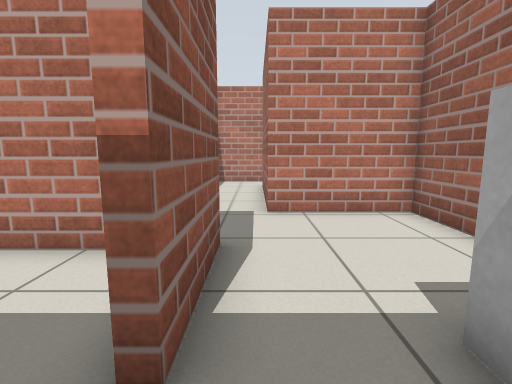
view 1 (above)

14 first-person views from a walk through a robot-simulator world made for Gazebo. The camera is 0.78 m above the floor, tilts 8° down and sees 85° across. The floor is counted in squares, 0.5 m on a side. Each view is taken from the middle of a square. On the plan, view 1 faces up. The plan holds only what a view shows up to about 14 squares ahead; the rest is blank.

view 2
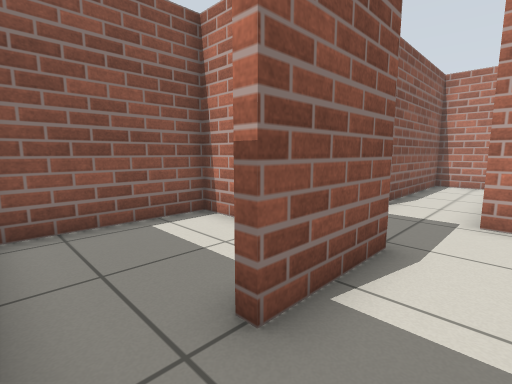

view 3
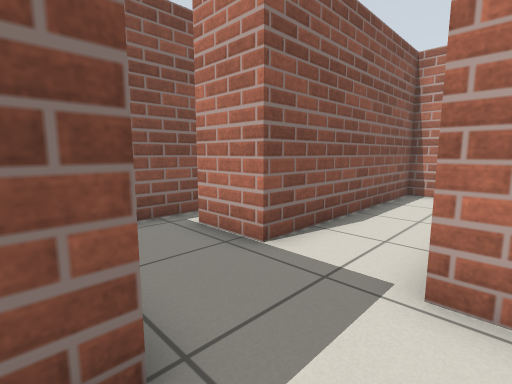

view 4
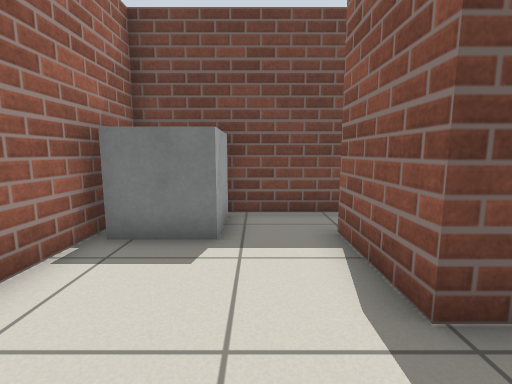

view 5
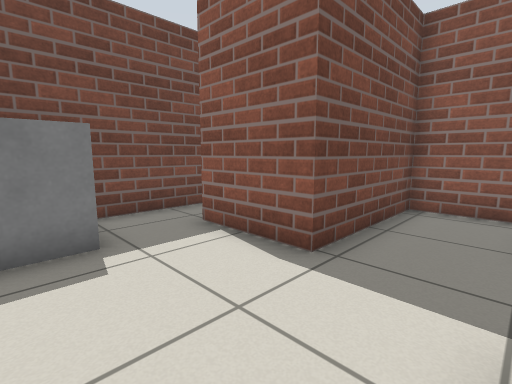

view 6
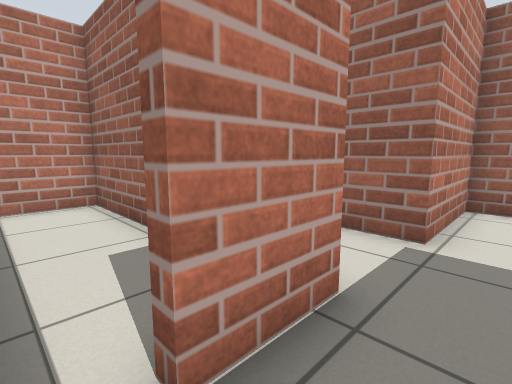

view 7
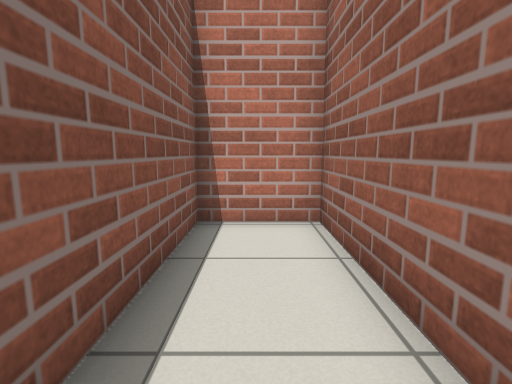

view 8
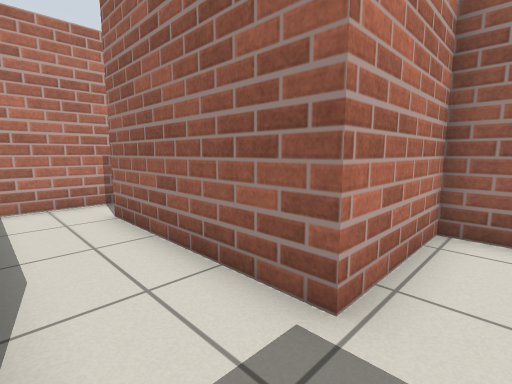

view 9
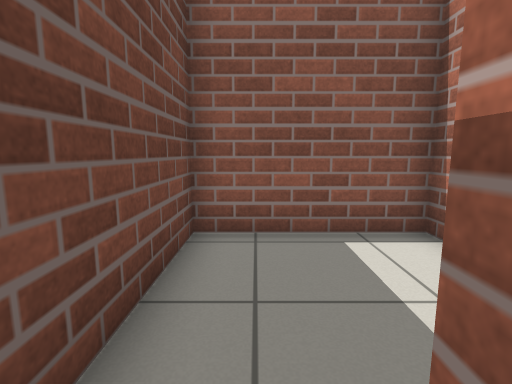

view 10
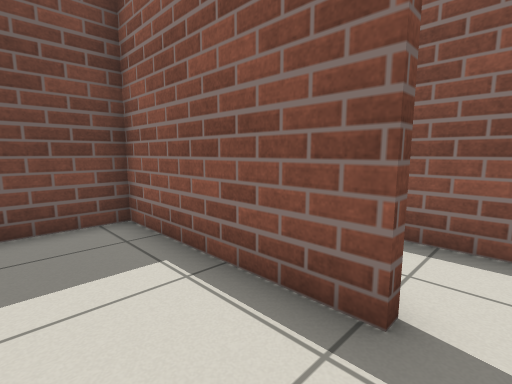

view 11
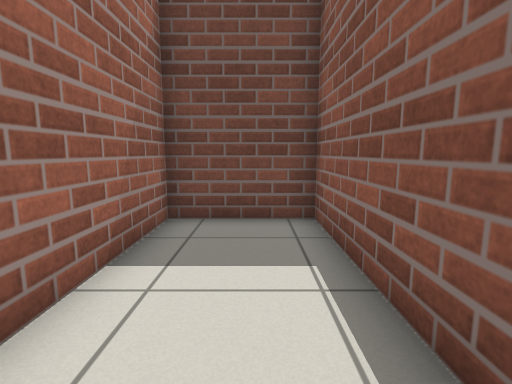

view 12
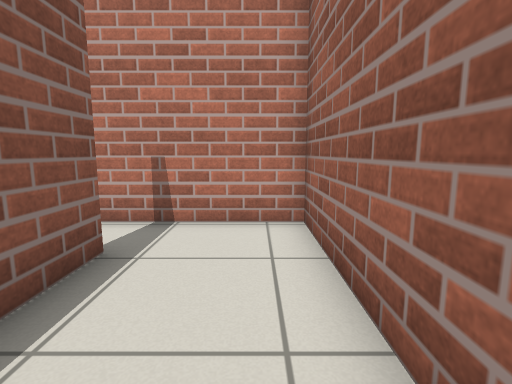

view 13
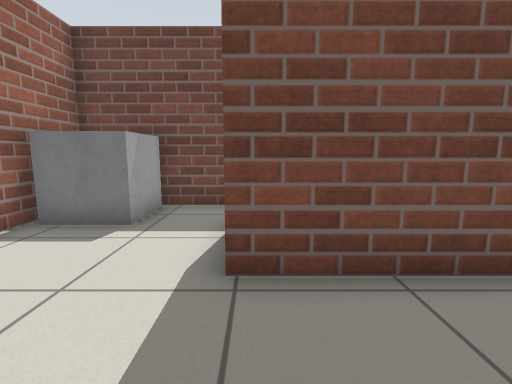

view 14
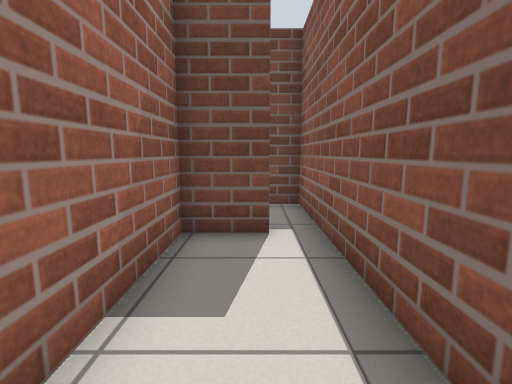

### Floor plan
Ten units are one square. View 1 is at (0, 0); x grows to the right and y downward. Boxes are objects, and circles mark ways between rooms. Rooms are numbered by the first view taken in them; rooms with no view inside come last. Other rooms are left out.
<svg viewBox="-58 -157 104 164">
<path fill="none" stroke="#000" d="M-53 -85 -53 -46 -6 -46 -6 -16 -10 -16M-16 2 41 2 41 -72 3 -72 3 -133M4 -152 -23 -152 -23 -74 -44 -74M-44 -77 -26 -77 -26 -152 -53 -152 -53 -85M6 -133 6 -75 41 -75 41 -152 4 -152M-24 -43 -53 -43 -53 2 -16 2"/>
<rect x="15" y="-25" width="20" height="20" fill="#bbb"><title>grey box</title></rect>
<circle cx="-50" cy="-80" r="3" fill="#2a7"/>
<circle cx="10" cy="-140" r="3" fill="#2a7"/>
<circle cx="-10" cy="-5" r="3" fill="#2a7"/>
<text x="0" y="-60">1</text>
<text x="-40" y="-120">2</text>
<text x="20" y="-120">3</text>
<text x="-40" y="-20">4</text>
</svg>
Room 1 opens to room 2. Room 1 opens to room 3. Room 1 opens to room 4.

Where each view was taken, in squares from view 1:
view 1: 0 up, 0 right, facing up
view 2: 0 up, 1 right, facing up-left
view 3: 4 up, 1 right, facing up-left
view 4: 7 up, 1 right, facing down
view 5: 7 up, 3 right, facing down-left
view 6: 6 up, 5 left, facing up-right
view 7: 9 up, 4 left, facing up
view 8: 6 up, 2 left, facing up-right
view 9: 1 up, 0 right, facing left
view 10: 14 up, 3 right, facing down-left
view 11: 14 up, 2 right, facing down
view 12: 9 up, 3 right, facing up
view 13: 8 up, 1 left, facing down
view 14: 13 up, 4 left, facing down
